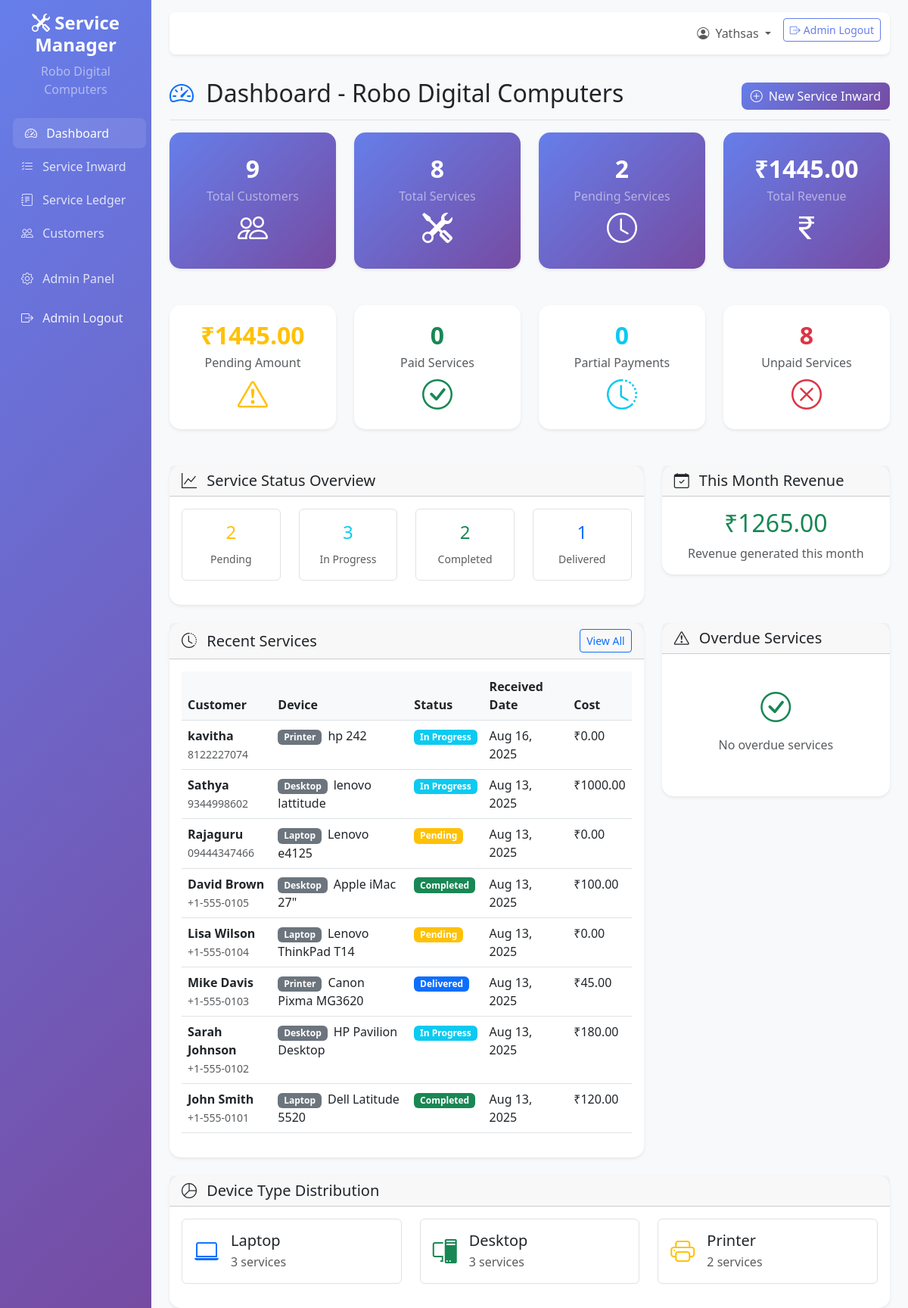
The app's page /services/ (signed in), older data.
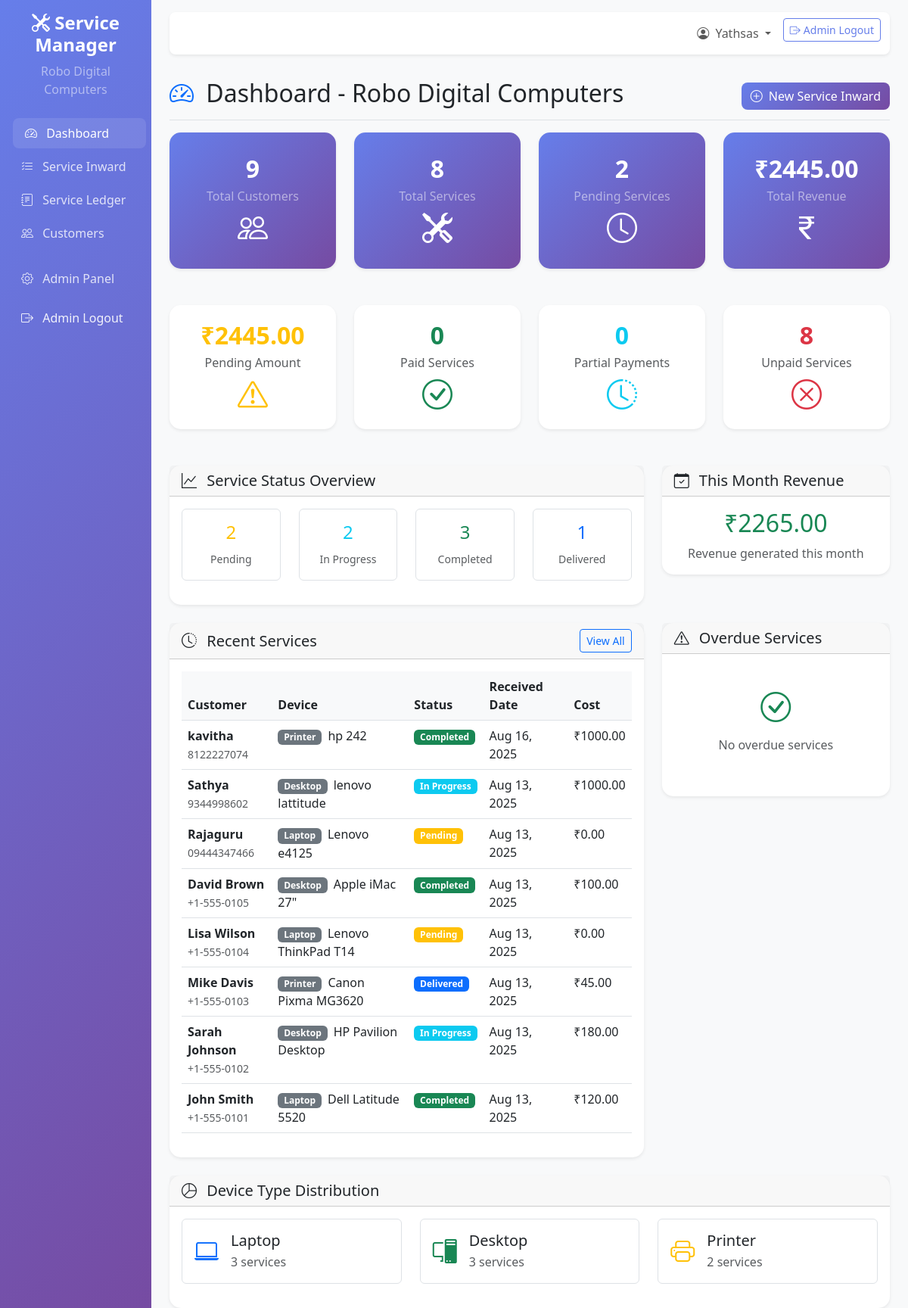
The same page, newer data.
### services/models.py (models this page shows, shortened)
class ServiceItem(models.Model):
    DEVICE_TYPES = [
        ('laptop', 'Laptop'),
        ('desktop', 'Desktop'),
        ('printer', 'Printer'),
    ]
    STATUS_CHOICES = [
        ('pending', 'Pending'),
        ('in_progress', 'In Progress'),
        ('completed', 'Completed'),
        ('delivered', 'Delivered'),
        ('cancelled', 'Cancelled'),
    ]
    PAYMENT_STATUS_CHOICES = [
        ('pending', 'Payment Pending'),
        ('received', 'Payment Received'),
        ('partial', 'Partial Payment'),
    ]
    customer = models.ForeignKey(Customer, on_delete=models.CASCADE, related_name='service_items')
    device_type = models.CharField(max_length=20, choices=DEVICE_TYPES)
    brand = models.CharField(max_length=100)
    model = models.CharField(max_length=100)
    serial_number = models.CharField(max_length=100, blank=True, null=True)
    problem_description = models.TextField()
    accessories_received = models.TextField(blank=True, null=True)
    estimated_cost = models.DecimalField(max_digits=10, decimal_places=2, default=0.00)
    actual_cost = models.DecimalField(max_digits=10, decimal_places=2, default=0.00)
    status = models.CharField(max_length=20, choices=STATUS_CHOICES, default='pending')
    payment_status = models.CharField(max_length=20, choices=PAYMENT_STATUS_CHOICES, default='pending')
    received_date = models.DateTimeField(auto_now_add=True)
    completed_date = models.DateTimeField(blank=True, null=True)
    delivered_date = models.DateTimeField(blank=True, null=True)
    technician_notes = models.TextField(blank=True, null=True)
    problem_resolved = models.TextField(blank=True, null=True, help_text="Description of how the problem was resolved")
    created_at = models.DateTimeField(auto_now_add=True)
    updated_at = models.DateTimeField(auto_now=True)
    class Meta:
        ordering = ['-received_date']

class Customer(models.Model):
    name = models.CharField(max_length=200)
    phone = models.CharField(max_length=15)
    email = models.EmailField(blank=True, null=True)
    address = models.TextField()
    created_at = models.DateTimeField(auto_now_add=True)
    updated_at = models.DateTimeField(auto_now=True)
    class Meta:
        ordering = ['-created_at']

### services/views.py (the view)
# urls.py: path('', views.dashboard, name='dashboard'),
@login_required
def dashboard(request):
    total_customers = Customer.objects.count()
    total_services = ServiceItem.objects.count()
    pending_services = ServiceItem.objects.filter(status='pending').count()
    in_progress_services = ServiceItem.objects.filter(status='in_progress').count()
    completed_services = ServiceItem.objects.filter(status='completed').count()
    delivered_services = ServiceItem.objects.filter(status='delivered').count()
    total_revenue = ServiceItem.objects.aggregate(total=Sum('actual_cost'))['total'] or 0
    this_month_revenue = ServiceItem.objects.filter(
        completed_date__month=timezone.now().month,
        completed_date__year=timezone.now().year
    ).aggregate(total=Sum('actual_cost'))['total'] or 0
    pending_payments = ServiceItem.objects.filter(payment_status='pending').count()
    received_payments = ServiceItem.objects.filter(payment_status='received').count()
    partial_payments = ServiceItem.objects.filter(payment_status='partial').count()
    pending_amount = ServiceItem.objects.filter(payment_status='pending').aggregate(total=Sum('actual_cost'))['total'] or 0
    partial_amount = ServiceItem.objects.filter(payment_status='partial').aggregate(total=Sum('actual_cost'))['total'] or 0
    total_pending_amount = pending_amount + partial_amount
    device_stats = ServiceItem.objects.values('device_type').annotate(
        count=Count('id')
    ).order_by('-count')
    recent_services = ServiceItem.objects.select_related('customer').order_by('-received_date')[:10]
    overdue_services = ServiceItem.objects.filter(
        status__in=['pending', 'in_progress'],
        received_date__lt=timezone.now() - timedelta(days=7)
    ).select_related('customer')[:5]
    context = {
        'total_customers': total_customers,
        'total_services': total_services,
        'pending_services': pending_services,
        'in_progress_services': in_progress_services,
        'completed_services': completed_services,
        'delivered_services': delivered_services,
        'total_revenue': total_revenue,
        'this_month_revenue': this_month_revenue,
        'pending_payments': pending_payments,
        'received_payments': received_payments,
        'partial_payments': partial_payments,
        'total_pending_amount': total_pending_amount,
        'device_stats': device_stats,
        'recent_services': recent_services,
        'overdue_services': overdue_services,
    }
    return render(request, 'services/dashboard.html', context)

### templates/services/dashboard.html (shortened to what the changed rows need)
{% extends 'base.html' %}
{% block content %}
<div class="d-flex justify-content-between flex-wrap flex-md-nowrap align-items-center pt-3 pb-2 mb-3 border-bottom">
    <h1 class="h2">
        <i class="bi bi-speedometer2 text-primary me-2"></i>
        Dashboard - Robo Digital Computers
    </h1>
</div>
<div class="row mb-4">
    <div class="col-xl-3 col-md-6 mb-4">
        <div class="card stats-card h-100">
            <div class="card-body text-center">
                <div class="stats-number">₹{{ total_revenue|floatformat:2 }}</div>
                <div class="text-white-50">Total Revenue</div>
                <i class="bi bi-currency-rupee fs-1 mt-2"></i>
            </div>
        </div>
    </div>
</div>
<div class="row mb-4">
    <div class="col-xl-3 col-md-6 mb-4">
        <div class="card border-warning h-100">
            <div class="card-body text-center">
                <div class="stats-number text-warning">₹{{ total_pending_amount|floatformat:2 }}</div>
                <div class="text-muted">Pending Amount</div>
                <i class="bi bi-exclamation-triangle fs-1 mt-2 text-warning"></i>
            </div>
        </div>
    </div>
</div>
<div class="row mb-4">
    <div class="col-lg-8">
        <div class="card">
            <div class="card-body">
                <div class="row text-center">
                    <div class="col-md-3 mb-3">
                        <div class="border rounded p-3">
                            <h4 class="text-info">{{ in_progress_services }}</h4>
                            <small class="text-muted">In Progress</small>
                        </div>
                    </div>
                    <div class="col-md-3 mb-3">
                        <div class="border rounded p-3">
                            <h4 class="text-success">{{ completed_services }}</h4>
                            <small class="text-muted">Completed</small>
                        </div>
                    </div>
                </div>
            </div>
        </div>
    </div>
    <div class="col-lg-4">
        <div class="card">
            <div class="card-body text-center">
                <h2 class="text-success">₹{{ this_month_revenue|floatformat:2 }}</h2>
                <p class="text-muted mb-0">Revenue generated this month</p>
            </div>
        </div>
    </div>
</div>
<div class="row">
    <div class="col-lg-8">
        <div class="card">
            <div class="card-body">
                {% if recent_services %}
                    <div class="table-responsive">
                        <table class="table table-hover">
                            <thead>
                                <tr>
                                    <th>Customer</th>
                                    <th>Device</th>
                                    <th>Status</th>
                                    <th>Received Date</th>
                                    <th>Cost</th>
                                </tr>
                            </thead>
                            <tbody>
                                {% for service in recent_services %}
                                <tr>
                                    <td>
                                        <strong>{{ service.customer.name }}</strong>
                                        <br>
                                        <small class="text-muted">{{ service.customer.phone }}</small>
                                    </td>
                                    <td>
                                        <span class="badge bg-secondary me-1">{{ service.device_type|title }}</span>
                                        {{ service.brand }} {{ service.model }}
                                    </td>
                                    <td>
                                        {% if service.status == 'pending' %}
                                            <span class="badge bg-warning">Pending</span>
                                        {% elif service.status == 'in_progress' %}
                                            <span class="badge bg-info">In Progress</span>
                                        {% elif service.status == 'completed' %}
                                            <span class="badge bg-success">Completed</span>
                                        {% elif service.status == 'delivered' %}
                                            <span class="badge bg-primary">Delivered</span>
                                        {% else %}
                                            <span class="badge bg-danger">Cancelled</span>
                                        {% endif %}
                                    </td>
                                    <td>{{ service.received_date|date:"M d, Y" }}</td>
                                    <td>₹{{ service.actual_cost|floatformat:2 }}</td>
                                </tr>
                                {% endfor %}
                            </tbody>
                        </table>
                    </div>
                {% else %}
                    <div class="text-center py-4">
                        <i class="bi bi-inbox fs-1 text-muted"></i>
                        <p class="text-muted mt-2">No services found</p>
                    </div>
                {% endif %}
            </div>
        </div>
    </div>
</div>
{% endblock %}

Row changes from the older to the newer data that the page shows:
changed ServiceItem "hp": actual_cost "0.00" → "1000.00"; status "In Progress" → "Completed"
Text that changed along with them:
{{ total_revenue|floatformat:2 }}: "1445.00" → "2445.00"
{{ total_pending_amount|floatformat:2 }}: "1445.00" → "2445.00"
{{ in_progress_services }}: "3" → "2"
{{ completed_services }}: "2" → "3"
{{ this_month_revenue|floatformat:2 }}: "1265.00" → "2265.00"
